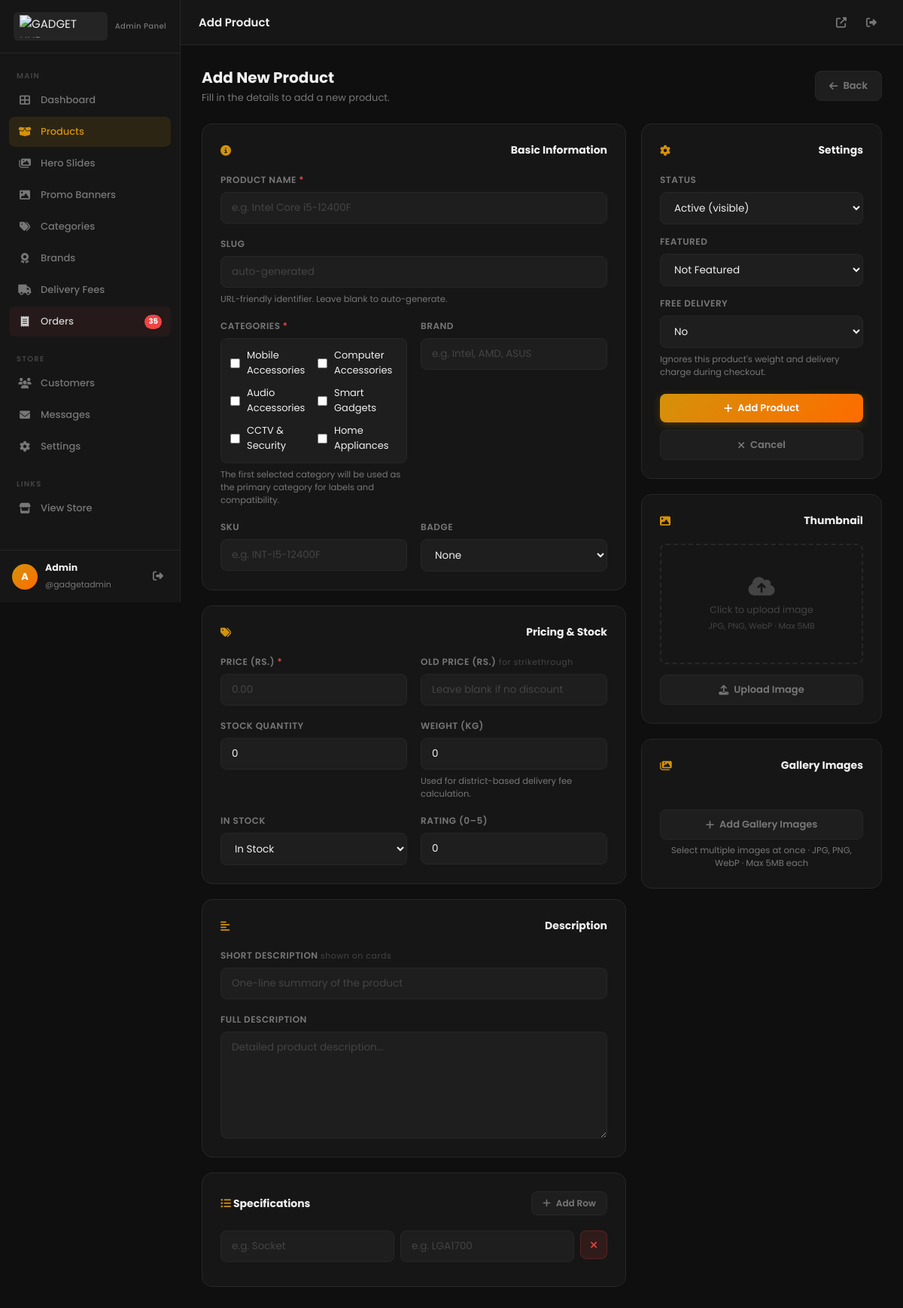
The page /admin/product-form.php (signed in) on the database its author committed.
### tables this page shows
CREATE TABLE `categories` (
  `id` int(10) UNSIGNED NOT NULL,
  `name` varchar(100) NOT NULL,
  `slug` varchar(100) NOT NULL,
  `icon` varchar(100) NOT NULL DEFAULT 'fas fa-box',
  `description` varchar(255) DEFAULT NULL,
  `parent_id` int(10) UNSIGNED DEFAULT NULL,
  `sort_order` int(11) NOT NULL DEFAULT 0,
  `is_active` tinyint(1) NOT NULL DEFAULT 1,
  `created_at` timestamp NOT NULL DEFAULT current_timestamp()
);

### admin/product-form.php (the view, shortened to what this page needs)
<?php
$isEdit  = isset($_GET['id']) && (int)$_GET['id'] > 0;
$_isAjax = $_SERVER['REQUEST_METHOD'] === 'POST' && ($_SERVER['HTTP_X_REQUESTED_WITH'] ?? '') === 'XMLHttpRequest';
if ($_isAjax) {
    require_once dirname(__DIR__) . '/includes/functions.php';
    require_once dirname(__DIR__) . '/includes/auth.php';
    if (!isAdminLoggedIn()) { http_response_code(401); echo json_encode(['success'=>false,'message'=>'Session expired.']); exit; }
} else {
    require_once __DIR__ . '/includes/layout.php';
}
$db = getDB();
$product = [];
$specs   = [];
$selectedCategoryIds = [];
$cats = $db->query('SELECT id, name FROM categories WHERE is_active=1 ORDER BY sort_order, name')->fetchAll();
function val(array $product, string $key, string $default = ''): string {
    return htmlspecialchars((string)($product[$key] ?? $default));
}
?>
<div class="page-header">
  <div>
    <h1><?= $isEdit ? 'Edit Product' : 'Add New Product' ?></h1>
    <p><?= $isEdit ? 'Update product details, specs and image.' : 'Fill in the details to add a new product.' ?></p>
  </div>
  <div class="ph-actions">
    <a href="products.php" class="btn btn-ghost"><i class="fas fa-arrow-left"></i> Back</a>
  </div>
</div>
<form method="POST" enctype="multipart/form-data" id="productForm">
<div style="display:grid;grid-template-columns:1fr 320px;gap:20px;align-items:start">
  <div style="display:flex;flex-direction:column;gap:20px">
    <div class="card">
      <div class="card-title"><i class="fas fa-info-circle" style="color:var(--primary)"></i> Basic Information</div>
      <div class="form-grid form-grid-2">
        <div class="form-group" style="grid-column:1/-1">
          <label class="form-label">Product Name <span style="color:var(--red)">*</span></label>
          <input type="text" name="name" class="form-input" id="prodName" required
            placeholder="e.g. Intel Core i5-12400F"
            value="<?= val($product,'name') ?>">
        </div>
        <div class="form-group" style="grid-column:1/-1">
          <label class="form-label">Slug</label>
          <input type="text" name="slug" class="form-input" id="prodSlug"
            placeholder="auto-generated"
            value="<?= val($product,'slug') ?>">
          <span class="form-hint">URL-friendly identifier. Leave blank to auto-generate.</span>
        </div>
        <div class="form-group">
          <label class="form-label">Categories <span style="color:var(--red)">*</span></label>
          <div style="display:grid;grid-template-columns:repeat(2,minmax(0,1fr));gap:10px;padding:12px;background:var(--bg-3);border:1px solid var(--border);border-radius:var(--r);max-height:220px;overflow:auto">
            <?php foreach ($cats as $c): ?>
              <label style="display:flex;align-items:center;gap:9px;font-size:13px;color:var(--text);cursor:pointer">
                <input type="checkbox" name="category_ids[]" value="<?= $c['id'] ?>" <?= in_array((int)$c['id'], $selectedCategoryIds, true) ? 'checked' : '' ?>>
                <span><?= htmlspecialchars($c['name']) ?></span>
              </label>
            <?php endforeach ?>
          </div>
          <span class="form-hint">The first selected category will be used as the primary category for labels and compatibility.</span>
        </div>
        <div class="form-group">
          <label class="form-label">Brand</label>
          <input type="text" name="brand" class="form-input" placeholder="e.g. Intel, AMD, ASUS" list="brandSuggestions"
            value="<?= val($product,'brand') ?>">
        </div>
        <div class="form-group">
          <label class="form-label">SKU</label>
          <input type="text" name="sku" class="form-input" placeholder="e.g. INT-I5-12400F"
            value="<?= val($product,'sku') ?>">
        </div>
        <div class="form-group">
          <label class="form-label">Badge</label>
          <select name="badge" class="form-select">
            <option value="">None</option>
          </select>
        </div>
      </div>
    </div>
    <div class="card">
      <div class="card-title"><i class="fas fa-tags" style="color:var(--primary)"></i> Pricing &amp; Stock</div>
      <div class="form-grid form-grid-2">
        <div class="form-group">
          <label class="form-label">Price (Rs.) <span style="color:var(--red)">*</span></label>
          <input type="number" name="price" class="form-input" step="0.01" min="0" required
            placeholder="0.00" value="<?= val($product,'price','') ?>">
        </div>
        <div class="form-group">
          <label class="form-label">Old Price (Rs.) <span style="color:var(--text-dim);font-weight:400;text-transform:none;font-size:11px">for strikethrough</span></label>
          <input type="number" name="old_price" class="form-input" step="0.01" min="0"
            placeholder="Leave blank if no discount"
            value="<?= val($product,'old_price','') ?>">
        </div>
        <div class="form-group">
          <label class="form-label">Stock Quantity</label>
          <input type="number" name="stock_qty" class="form-input" min="0"
            value="<?= val($product,'stock_qty','0') ?>">
        </div>
        <div class="form-group">
          <label class="form-label">Weight (kg)</label>
          <input type="number" name="weight_kg" class="form-input" min="0" step="0.001"
            value="<?= val($product,'weight_kg','0') ?>">
          <span class="form-hint">Used for district-based delivery fee calculation.</span>
        </div>
        <div class="form-group">
          <label class="form-label">In Stock</label>
          <select name="in_stock" class="form-select">
            <option value="1" <?= ($product['in_stock']??1)==1?'selected':'' ?>>In Stock</option>
          </select>
        </div>
        <div class="form-group">
          <label class="form-label">Rating (0–5)</label>
          <input type="number" name="rating" class="form-input" min="0" max="5" step="0.1"
            value="<?= val($product,'rating','0') ?>">
        </div>
      </div>
    </div>
    <div class="card">
      <div class="card-title"><i class="fas fa-align-left" style="color:var(--primary)"></i> Description</div>
      <div class="form-grid">
        <div class="form-group">
          <label class="form-label">Short Description <span style="color:var(--text-dim);font-weight:400;text-transform:none;font-size:11px">shown on cards</span></label>
          <input type="text" name="short_description" class="form-input"
            placeholder="One-line summary of the product"
            value="<?= val($product,'short_description') ?>">
        </div>
        <div class="form-group">
          <label class="form-label">Full Description</label>
          <textarea name="description" class="form-textarea" rows="6"
            placeholder="Detailed product description..."><?= val($product,'description') ?></textarea>
        </div>
      </div>
    </div>
    <div class="card">
      <div class="card-title">
        <span><i class="fas fa-list-ul" style="color:var(--primary)"></i> Specifications</span>
        <button type="button" class="btn btn-ghost btn-sm" id="addSpecBtn"><i class="fas fa-plus"></i> Add Row</button>
      </div>
      <div id="specsContainer">
        <?php
        $defaultSpecs = $specs ?: [['spec_key'=>'','spec_value'=>'']];
        foreach ($defaultSpecs as $i => $s): ?>
        <div class="spec-row" style="display:grid;grid-template-columns:1fr 1fr 36px;gap:8px;margin-bottom:8px">
          <input type="text" name="spec_key[]" class="form-input" placeholder="e.g. Socket"
            value="<?= htmlspecialchars($s['spec_key']) ?>">
          <input type="text" name="spec_value[]" class="form-input" placeholder="e.g. LGA1700"
            value="<?= htmlspecialchars($s['spec_value']) ?>">
          <button type="button" class="btn btn-danger btn-icon remove-spec" style="width:36px;height:38px"><i class="fas fa-times"></i></button>
        </div>
        <?php endforeach ?>
      </div>
    </div>
  </div>
  <div style="display:flex;flex-direction:column;gap:20px;position:sticky;top:80px">
    <div class="card">
      <div class="card-title"><i class="fas fa-cog" style="color:var(--primary)"></i> Settings</div>
      <div class="form-grid" style="gap:14px">
        <div class="form-group">
          <label class="form-label">Status</label>
          <select name="is_active" class="form-select">
            <option value="1" <?= ($product['is_active']??1)==1?'selected':'' ?>>Active (visible)</option>
          </select>
        </div>
        <div class="form-group">
          <label class="form-label">Featured</label>
          <select name="is_featured" class="form-select">
            <option value="0" <?= ($product['is_featured']??0)==0?'selected':'' ?>>Not Featured</option>
          </select>
        </div>
        <div class="form-group">
          <label class="form-label">Free Delivery</label>
          <select name="free_delivery" class="form-select">
            <option value="0" <?= ($product['free_delivery']??0)==0?'selected':'' ?>>No</option>
          </select>
          <span class="form-hint">Ignores this product's weight and delivery charge during checkout.</span>
        </div>
      </div>
      <div style="margin-top:20px;display:flex;flex-direction:column;gap:10px">
        <button type="submit" class="btn btn-gold" style="width:100%;justify-content:center">
          <i class="fas <?= $isEdit?'fa-save':'fa-plus' ?>"></i>
          <?= $isEdit ? 'Save Changes' : 'Add Product' ?>
        </button>
        <a href="products.php" class="btn btn-ghost" style="width:100%;justify-content:center">
          <i class="fas fa-times"></i> Cancel
        </a>
      </div>
    </div>
    <div class="card">
      <div class="card-title"><i class="fas fa-image" style="color:var(--primary)"></i> Thumbnail</div>
      <?php $thumb = $product['thumbnail'] ?? ''; $hasThumb = $thumb && file_exists(ROOT_PATH . $thumb); ?>
      <div id="imgPlaceholder" style="<?= $hasThumb ? 'display:none' : '' ?>;width:100%;height:160px;border:2px dashed var(--border);border-radius:var(--r);display:flex;flex-direction:column;align-items:center;justify-content:center;color:var(--text-dim);margin-bottom:14px;cursor:pointer">
        <i class="fas fa-cloud-upload-alt" style="font-size:28px;margin-bottom:8px"></i>
        <span style="font-size:12.5px">Click to upload image</span>
        <span style="font-size:11px;margin-top:4px">JPG, PNG, WebP · Max 5MB</span>
      </div>
      <button type="button" class="btn btn-ghost" style="width:100%;justify-content:center" onclick="document.getElementById('thumbnailInput').click()">
        <i class="fas fa-upload"></i> <?= $thumb ? 'Change Image' : 'Upload Image' ?>
      </button>
    </div>
    <div class="card">
      <div class="card-title"><i class="fas fa-images" style="color:var(--primary)"></i> Gallery Images</div>
      <button type="button" class="btn btn-ghost" style="width:100%;justify-content:center" onclick="document.getElementById('galleryInput').click()">
        <i class="fas fa-plus"></i> Add Gallery Images
      </button>
      <span class="form-hint" style="margin-top:6px;display:block;text-align:center">Select multiple images at once · JPG, PNG, WebP · Max 5MB each</span>
    </div>
  </div>
</div>
</form>
<?php require_once __DIR__ . '/includes/layout-end.php'; ?>

### admin/assets/css/admin.css (style rules this page uses)
:root { --gold: linear-gradient(135deg,#d4920a 0%,#ff6b00 100%); --primary: #d4920a; --primary-lt: #f0a820; --bg: #0f0f0f; --bg-2: #161616; --bg-3: #1e1e1e; --bg-4: #252525; --border: #272727; --border-lt: #333; --text: #f0f0f0; --text-2: #ccc; --text-muted: #777; --text-dim: #444; --green: #10b981; --blue: #3b82f6; --purple: #8b5cf6; --red: #ef4444; --yellow: #f59e0b; --cyan: #06b6d4; --sidebar-w: 240px; --topbar-h: 60px; --r: 8px; --r-lg: 14px; --t: all .22s ease; --shadow: 0 4px 24px rgba(0,0,0,.5); }
*,*::before,*::after { margin:0;padding:0;box-sizing:border-box }
html { font-size:15px }
body { font-family:'Poppins',sans-serif;background:var(--bg);color:var(--text);display:flex;min-height:100vh;overflow-x:hidden }
a { text-decoration:none;color:inherit }
button,input,select,textarea { font-family:'Poppins',sans-serif }
.card { background:var(--bg-2);border:1px solid var(--border);border-radius:var(--r-lg);padding:24px }
.card-title { font-size:14px;font-weight:700;color:var(--text);margin-bottom:20px;display:flex;align-items:center;justify-content:space-between;gap:12px }
.btn { display:inline-flex;align-items:center;gap:7px;padding:9px 18px;border-radius:var(--r);font-size:13px;font-weight:600;cursor:pointer;border:none;transition:var(--t);white-space:nowrap }
.btn-gold { background:var(--gold);color:#fff;box-shadow:0 3px 12px rgba(212,146,10,.25) }
.btn-ghost { background:var(--bg-3);color:var(--text-muted);border:1px solid var(--border) }
.btn-danger { background:rgba(239,68,68,.12);color:var(--red);border:1px solid rgba(239,68,68,.2) }
.btn-sm { padding:6px 14px;font-size:12px }
.btn-icon { width:34px;height:34px;padding:0;display:inline-flex;align-items:center;justify-content:center;border-radius:var(--r) }
.form-grid { display:grid;gap:18px }
.form-grid-2 { grid-template-columns:1fr 1fr }
.form-group { display:flex;flex-direction:column;gap:7px }
.form-label { font-size:12px;font-weight:600;color:var(--text-muted);text-transform:uppercase;letter-spacing:.5px }
.form-input,.form-select,.form-textarea { background:var(--bg-3);border:1px solid var(--border);border-radius:var(--r); color:var(--text);font-family:'Poppins',sans-serif;font-size:13.5px; padding:10px 14px;outline:none;transition:border-color .2s,box-shadow .2s;width:100%; }
.form-input::placeholder,.form-textarea::placeholder { color:var(--text-dim) }
.form-select { cursor:pointer }
.form-textarea { resize:vertical;min-height:100px }
.form-hint { font-size:11.5px;color:var(--text-muted) }
.page-header { display:flex;align-items:center;justify-content:space-between;margin-bottom:24px;gap:16px;flex-wrap:wrap }
.page-header h1 { font-size:20px;font-weight:700 }
.page-header p { font-size:13px;color:var(--text-muted);margin-top:2px }
.ph-actions { display:flex;gap:10px;align-items:center;flex-wrap:wrap }

### rows shown on the page
categories: name "Mobile Accessories"
categories: name "Computer Accessories"
categories: name "Audio Accessories"
categories: name "Smart Gadgets"
categories: name "CCTV & Security"
categories: name "Home Appliances"

### other values the page prints
$pendingOrders "35"
substr($name,0,1) "A"
$name "Admin"
$uname "gadgetadmin"
$title "Add Product"
